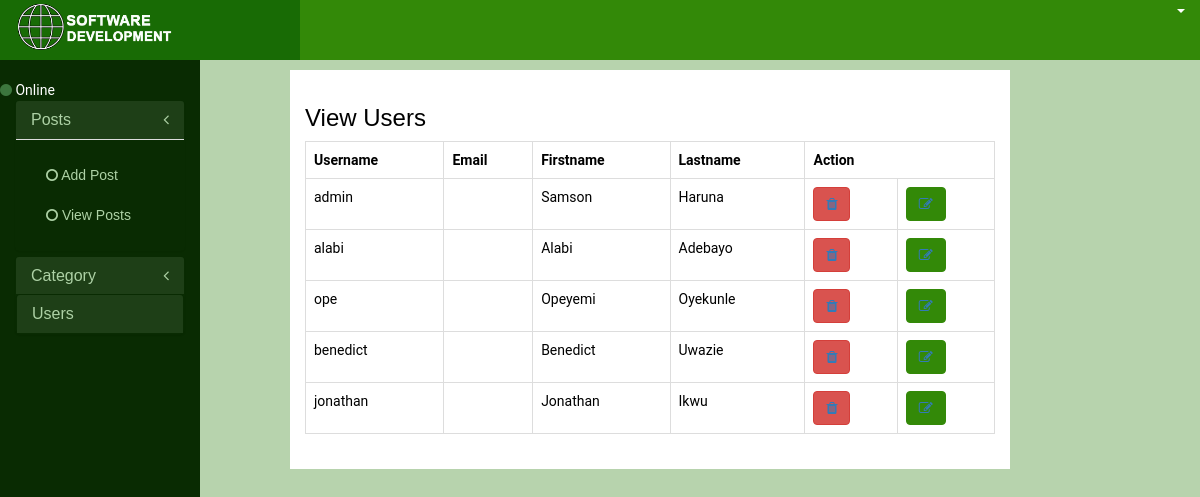
The app's page /backend/list_users/ with its own data.
### backend_app/models.py (models this page shows, shortened)
class UserProfile(models.Model):
	user = models.OneToOneField(User,on_delete=models.CASCADE, unique=True)
	email = models.EmailField(max_length=250, default='', unique=True)
	password = forms.CharField(widget=forms.PasswordInput)
	password_again = forms.CharField(widget=forms.PasswordInput)
	first_name = models.CharField(max_length=100, default='')
	last_name = models.CharField(max_length=100, default='')
	image = models.ImageField(upload_to='uploads/profile_image', blank=True)
	sex = models.CharField(max_length=1, choices=(('M', 'Male'), ('F', 'Female')))
	role = models.CharField(max_length=1, choices=[('S', _('Super')), ('R', _('Regular'))])
	active = models.BooleanField(default=True)

### backend_app/views.py (the view)
# urls.py: path('list_users/', views.ListUser.as_view(), name='list_user'),
class ListUser(ListView):
  model = UserProfile
  template_name = 'backend_app/list_user.html'
  context_object_name = 'list_user'

### templates/backend_app/list_user.html (shortened to what this page needs)
{% extends 'backend_app/backend_base.html' %}
{% load static %}
{% load crispy_forms_tags %}
{% block content %}
          </div>
        </div>
        <div class="col-sm-9" id="admin-main-content">
          <div class="row">
              <div class="col-md-10 col-md-offset-1">
               <div class="post-content">
                 <h3>View Users</h3>
                <table class="table table-bordered">
                  <tr>
                    <th>Username</th>
                    <th>Email</th>
                    <th>Firstname</th>
                    <th>Lastname</th>
                    <th colspan="2">Action</th>
                  </tr>
                  {% if list_user %}
                  {% for key in list_user %}
                  <tr>
                    <td>{{ key.user }}</td>
                    <td>{{ user.email }}</td>
                    <td>{{ key.first_name }}</td>
                    <td>{{ key.last_name }}</td>
                    <td>
                      <form method="post" action="">
                        <button type="button" class="btn btn-danger">
                          <a href="{% url 'backend_app:delete_user' pk=key.id %}"><i class="fa fa-trash"></i></a>
                        </button>
                      </form>
                    </td>
                    <td>
                      <form action="add_user.html">
                        <button type="button" class="btn btn-success">
                          <a href="{% url 'backend_app:edit_user' pk=key.id %}"><i class="fa fa-pencil-square-o"></i></a>
                        </button>
                      </form>
                    </td>
                  </tr>
                  {% endfor %}
                  {% endif %}
                </table>
                </div>
              </div>
          </div>
        </div>
      </div>
    </div>
{% endblock %}

### static/backend_app/css/admin.css (style rules this page uses)
body { padding: 0; margin: 0; color:#fff; background-color:#B7D3AD; font-family: 'Roboto', sans-serif; }
h1, h2, h3, h4, h5, h6 { color: black; font-family: 'Montserrat', sans-serif; font-family: 'Merriweather', serif; font-family: 'Josefin Sans', sans-serif; }
a, u { text-decoration: none !important; }
#admin-main-content { background-color:#B7D3AD; }
.btn-success { background-color:#338908; border-color:#338908; }
.post-content { background-color: #fff; padding: 15px; box-sizing: border-box; color:#000; overflow: hidden; margin-top: 10px; }

### records on screen
UserProfile: user "admin", first_name "Samson", last_name "Haruna"
UserProfile: user "alabi", first_name "Alabi", last_name "Adebayo"
UserProfile: user "ope", first_name "Opeyemi", last_name "Oyekunle"
UserProfile: user "benedict", first_name "Benedict", last_name "Uwazie"
UserProfile: user "jonathan", first_name "Jonathan", last_name "Ikwu"
